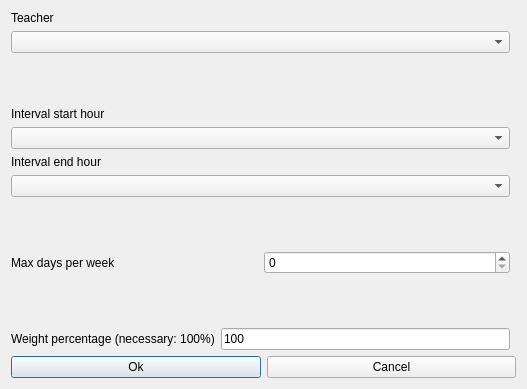
<?xml version="1.0" encoding="UTF-8"?>
<ui version="4.0">
 <class>ModifyConstraintTeacherMorningIntervalMaxDaysPerWeekForm_template</class>
 <widget class="QDialog" name="ModifyConstraintTeacherMorningIntervalMaxDaysPerWeekForm_template">
  <property name="geometry">
   <rect>
    <x>0</x>
    <y>0</y>
    <width>527</width>
    <height>389</height>
   </rect>
  </property>
  <property name="windowTitle">
   <string extracomment="This is the title of the dialog to modify a constraint of this type">Modify teacher morning interval max days per week</string>
  </property>
  <layout class="QGridLayout">
   <item row="8" column="0" colspan="2">
    <layout class="QHBoxLayout">
     <item>
      <widget class="QPushButton" name="okPushButton">
       <property name="text">
        <string>Ok</string>
       </property>
      </widget>
     </item>
     <item>
      <widget class="QPushButton" name="cancelPushButton">
       <property name="text">
        <string>Cancel</string>
       </property>
      </widget>
     </item>
    </layout>
   </item>
   <item row="0" column="0">
    <layout class="QVBoxLayout">
     <item>
      <widget class="QLabel" name="teacherTextLabel">
       <property name="frameShape">
        <enum>QFrame::NoFrame</enum>
       </property>
       <property name="frameShadow">
        <enum>QFrame::Plain</enum>
       </property>
       <property name="text">
        <string>Teacher</string>
       </property>
       <property name="wordWrap">
        <bool>false</bool>
       </property>
      </widget>
     </item>
     <item>
      <widget class="QComboBox" name="teachersComboBox">
       <property name="editable">
        <bool>false</bool>
       </property>
       <property name="insertPolicy">
        <enum>QComboBox::NoInsert</enum>
       </property>
       <property name="duplicatesEnabled">
        <bool>false</bool>
       </property>
      </widget>
     </item>
    </layout>
   </item>
   <item row="7" column="0">
    <layout class="QHBoxLayout">
     <item>
      <widget class="QLabel" name="weightTextLabel">
       <property name="frameShape">
        <enum>QFrame::NoFrame</enum>
       </property>
       <property name="frameShadow">
        <enum>QFrame::Plain</enum>
       </property>
       <property name="text">
        <string>Weight percentage (necessary: 100%)</string>
       </property>
       <property name="wordWrap">
        <bool>false</bool>
       </property>
      </widget>
     </item>
     <item>
      <widget class="QLineEdit" name="weightLineEdit">
       <property name="text">
        <string notr="true">100</string>
       </property>
      </widget>
     </item>
    </layout>
   </item>
   <item row="2" column="0">
    <layout class="QVBoxLayout">
     <item>
      <widget class="QLabel" name="startTextLabel">
       <property name="frameShape">
        <enum>QFrame::NoFrame</enum>
       </property>
       <property name="frameShadow">
        <enum>QFrame::Plain</enum>
       </property>
       <property name="text">
        <string>Interval start hour</string>
       </property>
       <property name="wordWrap">
        <bool>false</bool>
       </property>
      </widget>
     </item>
     <item>
      <widget class="QComboBox" name="startHourComboBox">
       <property name="editable">
        <bool>false</bool>
       </property>
       <property name="insertPolicy">
        <enum>QComboBox::NoInsert</enum>
       </property>
       <property name="duplicatesEnabled">
        <bool>false</bool>
       </property>
      </widget>
     </item>
    </layout>
   </item>
   <item row="3" column="0">
    <layout class="QVBoxLayout">
     <item>
      <widget class="QLabel" name="endTextLabel">
       <property name="frameShape">
        <enum>QFrame::NoFrame</enum>
       </property>
       <property name="frameShadow">
        <enum>QFrame::Plain</enum>
       </property>
       <property name="text">
        <string>Interval end hour</string>
       </property>
       <property name="wordWrap">
        <bool>false</bool>
       </property>
      </widget>
     </item>
     <item>
      <widget class="QComboBox" name="endHourComboBox">
       <property name="editable">
        <bool>false</bool>
       </property>
       <property name="insertPolicy">
        <enum>QComboBox::NoInsert</enum>
       </property>
       <property name="duplicatesEnabled">
        <bool>false</bool>
       </property>
      </widget>
     </item>
    </layout>
   </item>
   <item row="1" column="0">
    <spacer name="spacer9">
     <property name="orientation">
      <enum>Qt::Vertical</enum>
     </property>
     <property name="sizeType">
      <enum>QSizePolicy::Expanding</enum>
     </property>
     <property name="sizeHint" stdset="0">
      <size>
       <width>20</width>
       <height>21</height>
      </size>
     </property>
    </spacer>
   </item>
   <item row="4" column="0">
    <spacer name="spacer8">
     <property name="orientation">
      <enum>Qt::Vertical</enum>
     </property>
     <property name="sizeType">
      <enum>QSizePolicy::Expanding</enum>
     </property>
     <property name="sizeHint" stdset="0">
      <size>
       <width>20</width>
       <height>31</height>
      </size>
     </property>
    </spacer>
   </item>
   <item row="6" column="0">
    <spacer name="spacer7">
     <property name="orientation">
      <enum>Qt::Vertical</enum>
     </property>
     <property name="sizeType">
      <enum>QSizePolicy::Expanding</enum>
     </property>
     <property name="sizeHint" stdset="0">
      <size>
       <width>20</width>
       <height>31</height>
      </size>
     </property>
    </spacer>
   </item>
   <item row="5" column="0">
    <layout class="QHBoxLayout">
     <item>
      <widget class="QLabel" name="maxDaysTextLabel">
       <property name="frameShape">
        <enum>QFrame::NoFrame</enum>
       </property>
       <property name="frameShadow">
        <enum>QFrame::Plain</enum>
       </property>
       <property name="text">
        <string>Max days per week</string>
       </property>
       <property name="wordWrap">
        <bool>false</bool>
       </property>
      </widget>
     </item>
     <item>
      <widget class="QSpinBox" name="maxDaysSpinBox"/>
     </item>
    </layout>
   </item>
  </layout>
 </widget>
 <layoutdefault spacing="6" margin="11"/>
 <resources/>
 <connections/>
</ui>
